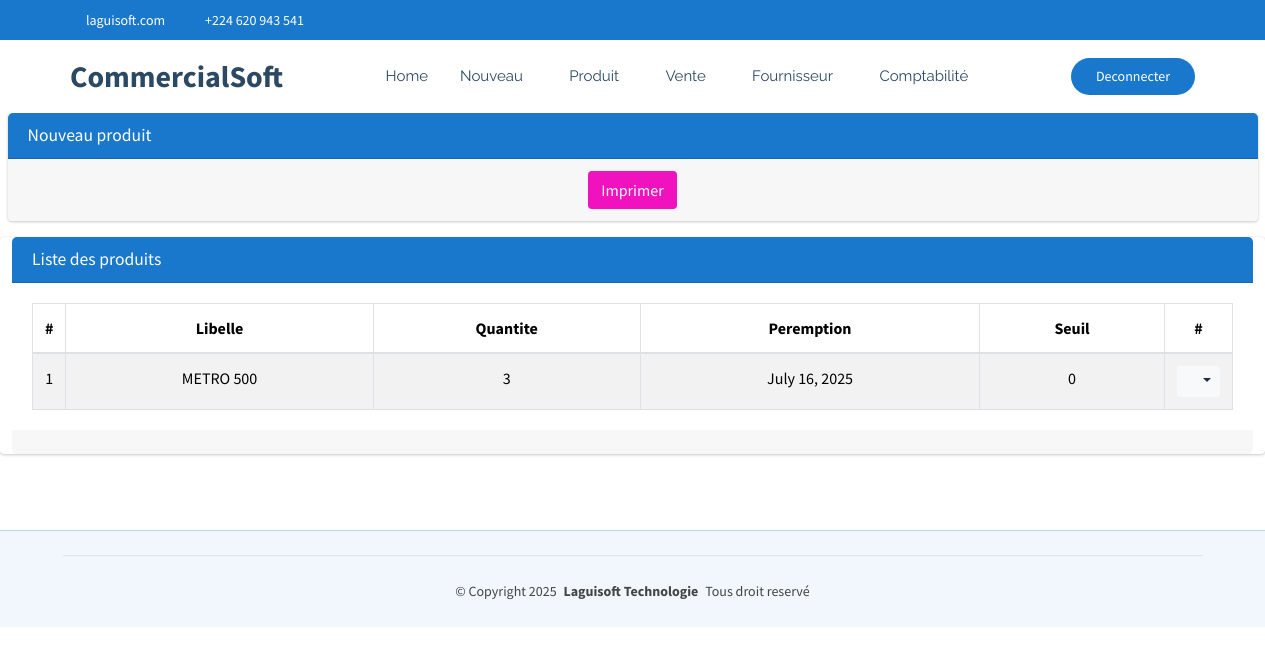
Page /commerce/produit/perime (signed in) on the earlier database version.
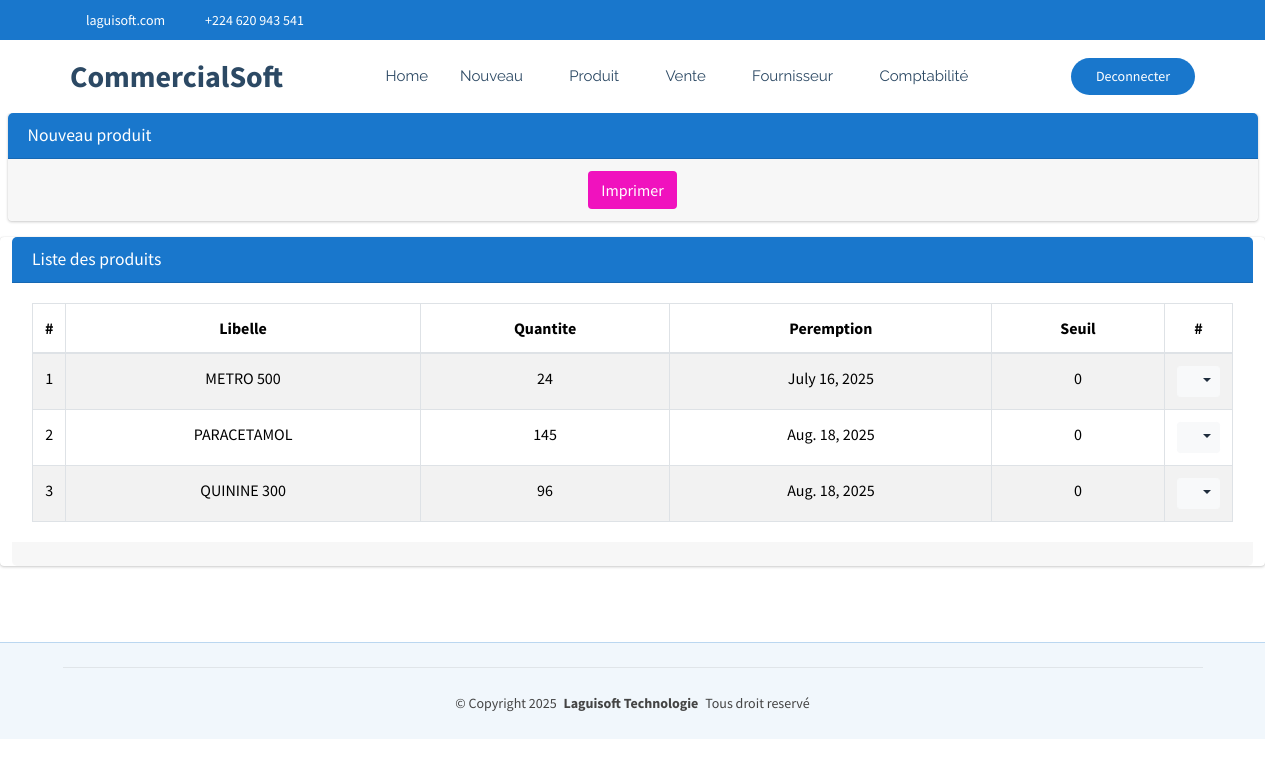
Same page on the later database version.
### CommercialSoft/models.py (models this page shows, shortened)
class Produit(models.Model):
    codebare=models.CharField(max_length=100, unique=True, null=True, blank=True)
    categorie=models.ForeignKey(Categorie, on_delete=models.SET_NULL, null=True, blank=True)
    libelle=models.CharField(max_length=60, unique=True)
    quantite=models.IntegerField()
    prixAchat=models.PositiveBigIntegerField()
    prixEnGros=models.PositiveBigIntegerField()
    prixDetail=models.PositiveBigIntegerField()
    date=models.DateField(default=timezone.now)
    datePeremption=models.DateField(default=timezone.now)
    seuil=models.PositiveIntegerField(default=0)
    commentaire=models.CharField(max_length=60, null=True, blank=True)
    quantiteTotal=models.PositiveBigIntegerField(default=0)

### CommercialSoft/views.py (the view)
# urls.py: path('produit/perime', views.produit_perime,name="commerce_produitPerime"),
@login_required
def produit_perime(request):
    aujourdhui = timezone.now().date()
    produits_perimes = Produit.objects.filter(datePeremption__lt=aujourdhui)
    return render(request, 'CommercialSoft/produitPerime.html',{'listes':produits_perimes})

### CommercialSoft/templates/CommercialSoft/produitPerime.html (shortened to what this page needs)
{% extends "CommercialSoft/starter-page.html" %}
{% load static %}
{% block css %}
    <link rel="stylesheet" href="{% static 'autre/plugins/fontawesome-free/css/all.min.css' %}">
    <link rel="stylesheet" href="https://code.ionicframework.com/ionicons/2.0.1/css/ionicons.min.css">
  <link rel="stylesheet" href="{% static 'autre/plugins/sweetalert2-theme-bootstrap-4/bootstrap-4.min.css' %}">
    <link rel="stylesheet" href="{% static 'autre/dist/css/adminlte.min.css' %}">
    <link rel="stylesheet" href="{% static 'autre/plugins/toastr/toastr.min.css' %}">
{% endblock %}
{% block corp %}
<section class="content pt-0">
  <div class="container-fluid">
    <div class="row">
      <div class="col-md-12">
        <div class="card card-primary">
          <div class="card-header">
            <h3 class="card-title">Nouveau produit</h3>
          </div>
            <div class="card-footer text-center">
              <form method="POST">
                <button type="submit" class="btn bg-fuchsia color-palette" id="idImprimer">Imprimer</button>
              </form>
            </div>
        </div>
      </div>
    </div>
     <div class="row">
      <div class="card card-primary">
        <div class="card-header">
          <h3 class="card-title">Liste des produits</h3>
        </div>
        <div class="card-body">
          <table class="table table-bordered table-hover table-striped">
            <thead>
              <tr>
                <th style="width: 10px" class="text-center">#</th>
                <th class="text-center">Libelle</th>
                <th class="text-center">Quantite</th>
                <th class="text-center">Peremption</th>
                <th class="text-center">Seuil</th>
                <th style="width: 40px" class="text-center">#</th>
              </tr>
            </thead>
            <tbody>
              {% if listes %}
                {% for liste in listes %}
                  <tr>
                    <td class="text-center">{{liste.id}}</td>
                    <td class="text-center">{{liste.libelle}}</td>
                    <td class="text-center">{{liste.quantite}}</td>
                    <td class="text-center">{{liste.datePeremption}}</td>
                    <td class="text-center">{{liste.seuil}}</td>
                    <td class="text-center">
                      <div class="btn-group">
                        <button type="button" class="btn btn-sm btn-light dropdown-toggle" data-toggle="dropdown" aria-expanded="false">
                          <i class="fas fa-cogs"></i>
                        </button>
                      </div>
                    </td>
                  </tr>
                {% endfor %}
              {% else %}
                <tr>
                  <td colspan="14" class="text-center">Aucune ligine disponible pour le moment.</td>
                </tr>
              {% endif %}
            </tbody>
          </table>
        </div>
        <div class="card-footer clearfix">
        </div>
      </div>
     </div>
  </div>
</section>
  {% endblock %}

Differences in the rows shown:
changed Produit "METRO 500": quantite "3" → "24"
added Produit: id "2", libelle "PARACETAMOL", quantite "145", datePeremption "Aug. 18, 2025", seuil "0"
added Produit: id "3", libelle "QUININE 300", quantite "96", datePeremption "Aug. 18, 2025", seuil "0"
